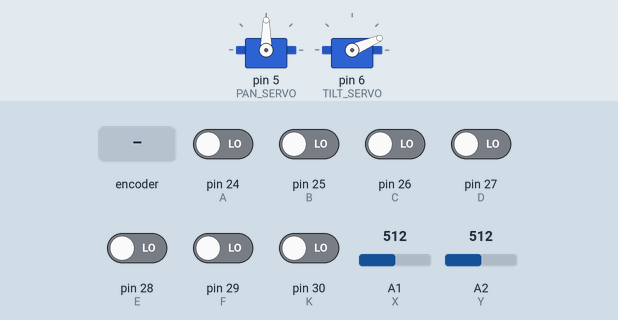
This sketch was run on a simulated Arduino Mega 2560, built with avr-gcc and run on an emulated ATmega2560. Parts: 2 × servo. The test bench sets the inputs (shaded band); at power-on: pin 24 (A), pin 25 (B), pin 26 (C), pin 27 (D), pin 28 (E), pin 29 (F), pin 30 (K) LOW, A1 (X) = 512, A2 (Y) = 512.

Above: at 1.2 s.
1.3 s: pin 30 (K) driven HIGH
At 2.0 s:
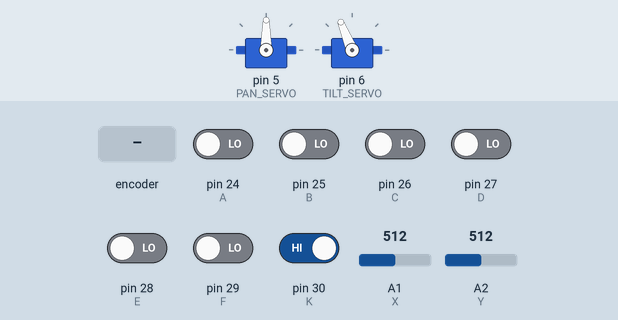
2.8 s: rotary encoder on pin 24 (A) / pin 25 (B) turned 3 steps (first pin leading)
At 3.8 s:
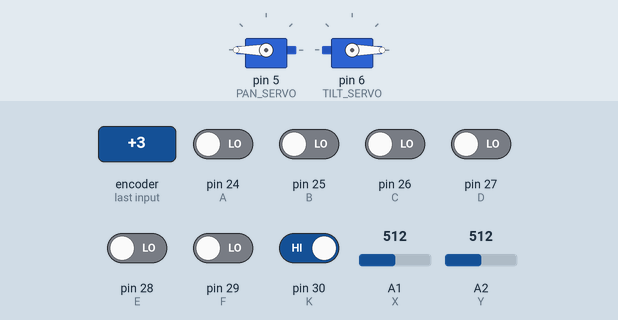
5.8 s: pin 26 (C) driven HIGH
At 6.6 s:
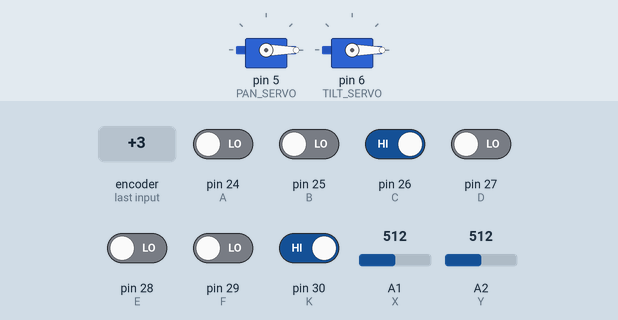
7.3 s: pin 27 (D) driven HIGH
At 7.7 s:
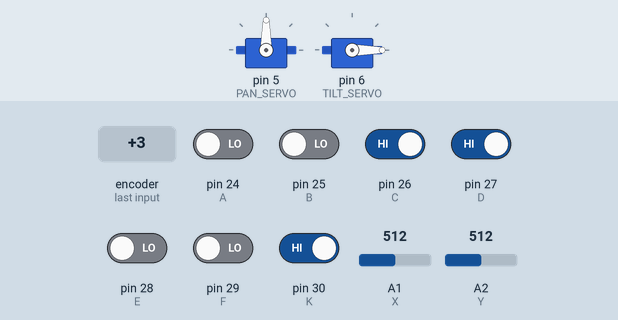
8.8 s: pin 27 (D) driven LOW
At 10.0 s:
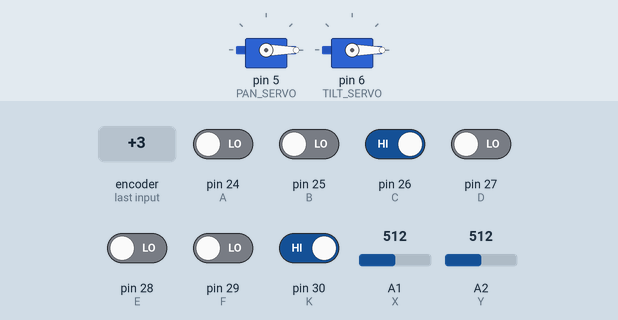
10.3 s: rotary encoder on pin 24 (A) / pin 25 (B) turned 1 step (first pin leading)
At 11.2 s:
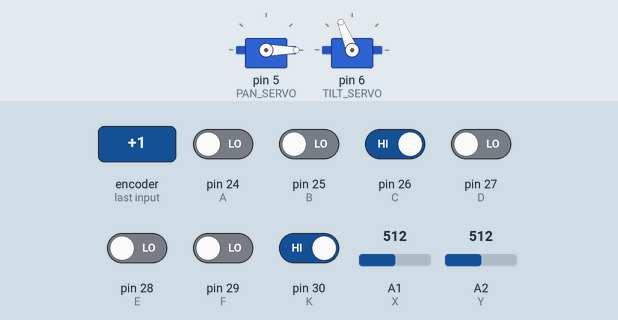
Timing chart, 0 to 13.0 s (numbered marks = the images above; inputs shaded):
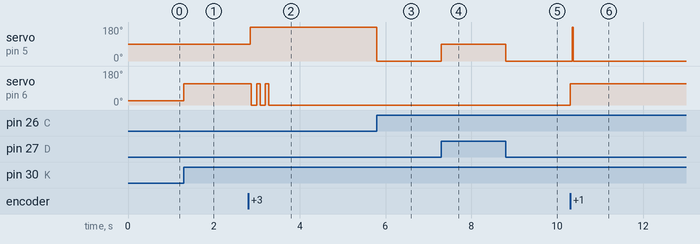

The sketch:

PanTiltServo.ino
```cpp
#include <Servo.h>

//Servo Defines
/*********************************/
#define PAN_SERVO 5
#define TILT_SERVO 6

#define panMax 180
#define panRight 190
#define panForward 90
#define panLeft 0
#define panMin 0

#define tiltMax 155
#define tiltForward 23
#define tiltUp 112
#define tiltMin 0
/*********************************/

//Funduio_Joystick Defines
/*********************************/
#define A 24
#define B 25
#define C 26
#define D 27
#define E 28
#define F 29
#define K 30
#define X A1
#define Y A2
/*********************************/

Servo panServo;
Servo tiltServo;

void setup() {
  pinMode(PAN_SERVO, OUTPUT);
  pinMode(TILT_SERVO, OUTPUT);

  panServo.attach(PAN_SERVO);
  tiltServo.attach(TILT_SERVO);

  panServo.write(panForward);
  tiltServo.write(tiltForward);

  pinMode(A, INPUT);
  pinMode(B, INPUT);
  pinMode(C, INPUT);
  pinMode(D, INPUT);
  pinMode(E, INPUT);
  pinMode(F, INPUT);
  pinMode(K, INPUT);
  pinMode(X, INPUT);
  pinMode(Y, INPUT);

  Serial.begin(9600);
}

void loop() {
  unsigned char *con;
  con = readCon();

  if (*(con + 9) & 0x4) {
    aim(panForward, tiltForward);
  }
  else if (*(con + 8) & 0x1) {
    aim(panServo.read(), tiltUp);
  }
  else if (*(con + 8) & 0x2) {
    aim(panRight, tiltServo.read());
  }
  else if ( *(con + 8) & 0x4) {
    aim(panServo.read(), tiltMin);
  }
  else if ( *(con + 8) & 0x8) {
    aim(panLeft, tiltServo.read());
  }
  else if ( *(con + 9) & 0x1) {
    aim(panForward, tiltServo.read());
  }
  else if ( *(con + 9) & 0x2) {
    aim(panServo.read(), tiltForward);
  }
  else {
    writeJoy(con);
  }
  delete[] con;
}

void writeJoy(unsigned char * con)
{
  int x = charToInt(con);
  int y = charToInt(con + 4);

  if (x < 510)
    aimPan(panServo.read() - 1);
  else if (x > 520)
    aimPan(panServo.read() + 1);

  if (y < 510)
    aimTilt(tiltServo.read() - 1);
  else if (y > 520)
    aimTilt(tiltServo.read() + 1);

  if ((y < 510 && y > 400) || (y > 520 && y < 600) || (x < 510 && x > 400) || (x > 520 && x < 600))
    delay(30);
  else if ((y <= 400 && y > 300) || (y >= 600 && y < 700) || (x <= 400 && x > 300) || (x >= 600 && x < 700))
    delay(20);
  else if ((y <= 300 && y > 200) || (y >= 700 && y < 800) || (x <= 300 && x > 200) || (x >=700 && x < 800))
    delay(10);
  else if ((y <= 200 && y > 100) || (y >= 800 && y < 900) || (x <= 200 && x > 100) || (x >= 800 && x < 900))
    delay(5);
}

int charToInt(unsigned char *oldChar)
{
  int newInt = 0;
  for (int i = 0; i < 4; i++) {
    newInt += *(oldChar + i) * pow(10, i);
  }
  return newInt;
}

void aimPan(int pan)
{
  if (pan < panMin)
    panServo.write(panMin);
  else if (pan > panMax)
    panServo.write(panMax);
  else
    panServo.write(pan);
}
void aimTilt(int tilt)
{
  if (tilt < tiltMin)
    tiltServo.write(tiltMin);
  else if (tilt > tiltMax)
    tiltServo.write(tiltMax);
  else
    tiltServo.write(tilt);
}
void aim(int pan, int tilt)
{
  aimPan(pan);
  aimTilt(tilt);
}

unsigned char * readCon(void)
{
  int conYint = analogRead(Y);
  int conXint = analogRead(X);
  int conA = not(digitalRead(A));
  int conB = not(digitalRead(B));
  int conC = not(digitalRead(C));
  int conD = not(digitalRead(D));
  int conE = not(digitalRead(E));
  int conF = not(digitalRead(F));
  int conK = not(digitalRead(K));

  unsigned char conYchar[4] = {};
  unsigned char conXchar[4] = {};
  unsigned char conAtoD = 0x0;
  unsigned char conEtoK = 0x0;

  for (int i = 0; i < 4; i++) {
    conYchar[i] = conYint % 10;
    conYint /= 10;
    conXchar[i] = conXint % 10;
    conXint /= 10;
  }
  conAtoD |= (conA << 0);
  conAtoD |= (conB << 1);
  conAtoD |= (conC << 2);
  conAtoD |= (conD << 3);
  conEtoK |= (conE << 0);
  conEtoK |= (conF << 1);
  conEtoK |= (conK << 2);
  conEtoK |= (0 << 3);

  unsigned char *con = new unsigned char[10];
  for (int i = 0; i < 8; i++) {
    if (i < 4)
      *(con + i) = conXchar[i];
    else if (i >= 4)
      *(con + i) = conYchar[i - 4];
  }
  *(con + 8) = conAtoD;
  *(con + 9) = conEtoK;

  /*
    Serial.print(*(con+9), BIN);
    Serial.print(" -  ");
    Serial.print(*(con+8), BIN);
    Serial.print(" -  ");
    for (int i = 7; i >= 0; i--) {
    Serial.print(*(con+i));
    Serial.print(" ");
    if (i == 4)
      Serial.print(" -  ");
    }
    Serial.println();
    delay(100);
  */

  return con;
}
```

Measured:
- after the input at 1.3 s, servo on pin 6 (TILT_SERVO): 23° → 112° at once
- after the input at 2.8 s, servo on pin 5 (PAN_SERVO): 90° → 180° after 0.05 s; servo on pin 6 (TILT_SERVO): alternates 112° for 0.08 s and 0° for 0.13 s, 5 changes in all, then stays 0°, starting after 0.08 s
- after the input at 5.8 s, servo on pin 5 (PAN_SERVO): 180° → 0° at once
- after the input at 7.3 s, servo on pin 5 (PAN_SERVO): 0° → 90° at once
- after the input at 8.8 s, servo on pin 5 (PAN_SERVO): 90° → 0° at once
- after the input at 10.3 s, servo on pin 5 (PAN_SERVO): 0° → 180° after 0.05 s, → 0° 0.02 s later; servo on pin 6 (TILT_SERVO): 0° → 112° at once
